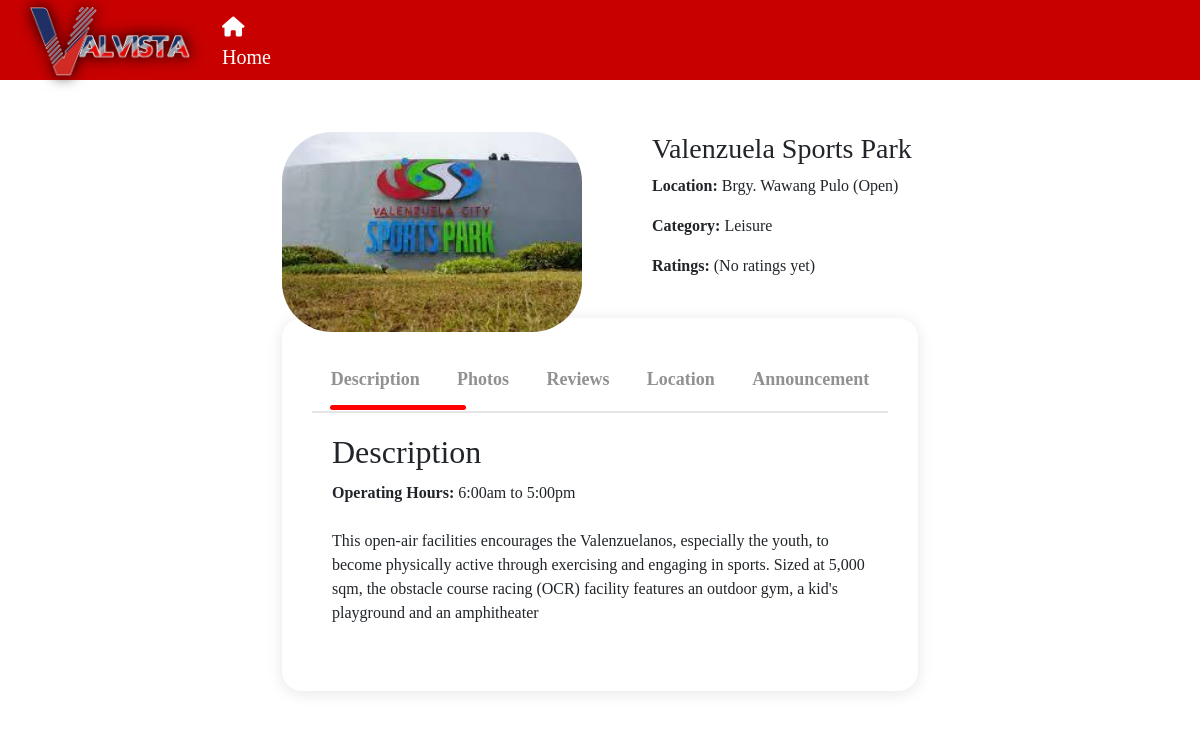
Page /viewplace/5/ on the earlier database version.
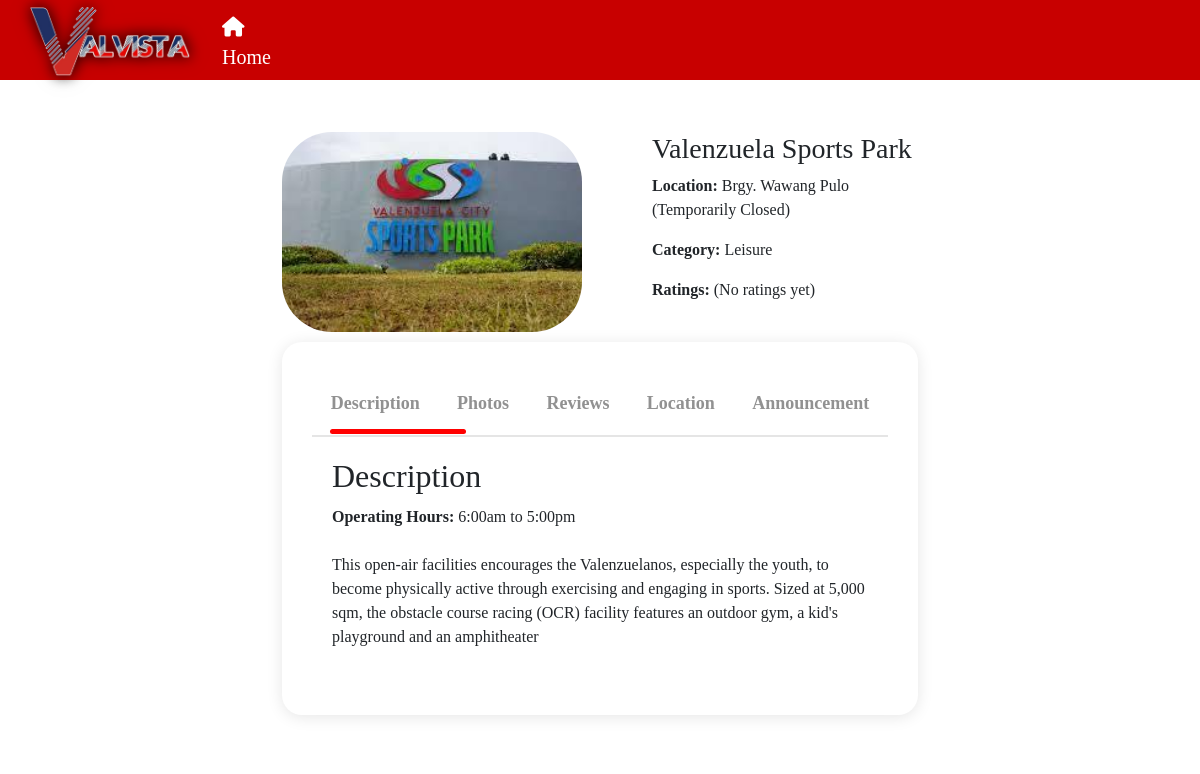
Same page on the later database version.
### website/models.py (models this page shows, shortened)
class Place(models.Model):
        COST_CHOICES = [
        ('0','0'),
        ('1-200','1-200'),
        ('201-500','201-500'),
        ('501+','501+'),
        ]
        STATUS_CHOICES = [
        ('Open','Open'),
        ('Soon to Open','Soon to Open'),
        ('Closed','Closed'),
        ('Temporarily Closed','Temporarily Closed'),
        ('For Renovation','For Renovation'),
        ]
        name = models.CharField (max_length=100)
        location = models.CharField (max_length=100)
        description = models.CharField (max_length=1000)
        categories = models.ManyToManyField('Category', related_name='places')
        time = models.CharField (max_length=20)
        timeclose = models.CharField (max_length=20)
        cost = models.CharField(max_length=100, blank=True,null=True,choices= COST_CHOICES)
        photo = models.ManyToManyField(PlaceMedia,related_name='places',blank=True)
        thumbnail = models.ImageField(upload_to="media")
        archived = models.BooleanField(default=False)
        map = models.CharField(max_length=2000,blank=True,null=True)
        promos = models.ImageField(upload_to="media",blank=True,null=True)
        announcement = models.TextField(max_length=5000, blank=True,null=True)
        status = models.CharField(max_length=100, blank=True,null=True,choices= STATUS_CHOICES)
        lat = models.DecimalField(max_digits=30, decimal_places=20, blank=True, null=True)
        lng = models.DecimalField(max_digits=30, decimal_places=20, blank=True, null=True)

### website/views.py (the view)
# urls.py: path('viewplace/<str:pk>/', views.viewplace, name="viewplace"),
def viewplace(request,pk):
    excluded_groups = ['Business', 'Admin']
    if any(request.user.groups.filter(name=group).exists() for group in excluded_groups):
        return redirect('login')
    else:
        place = get_object_or_404(Place.objects.annotate(
            avg_rating=Avg('ratings__score'), rating_count=Count('ratings')), pk=pk)
        ratings = place.ratings.all()
        context = {
            'place': place,
            'ratings': ratings,
            'avg_rating': place.avg_rating,
            'rating_count': place.rating_count
            }
        return render(request, 'viewplace.html',context)

### website/templates/viewplace.html (shortened to what this page needs)
<!DOCTYPE html>
<html lang="en">
<head>
    <link rel="stylesheet" href="https://cdnjs.cloudflare.com/ajax/libs/font-awesome/6.5.1/css/all.min.css">
    <link rel="stylesheet" href="https://cdnjs.cloudflare.com/ajax/libs/font-awesome/4.7.0/css/font-awesome.min.css">
    <link href="https://cdn.jsdelivr.net/npm/bootstrap@5.0.2/dist/css/bootstrap.min.css" rel="stylesheet"
>
    {% load static %}
	<link rel="stylesheet" href="{% static 'viewmoros.css' %}">
</head>
<nav>
    <div class="logo">
        <a href="{%url 'home' %}"><img class="logo"src ="\media\media\valvista logo.png" alt="logo"></a>
    </div>
    <ul class="nav-links">
        <li><a href="{%url 'home' %}"><i class="fa-solid fa-house"></i> Home</a></li>
    </ul>
        <ul class="nav-links ul-user">
        {% if user.is_authenticated%}
        <li class="no-hover"><a style="color: white;"><i class="fa-solid fa-user"></i> Welcome, <strong> {{request.user}}!</strong></a></li>
        <li><a href="{%url 'logout' %}"><i class="fa-solid fa-right-to-bracket"></i> Logout</a></li>
        {%else%}
        <li><a style="margin-left: 400px;" href="{%url 'login' %}"> Login</a></li>
        {%endif%}
    </ul>
</nav>
	<body>
        <br><br><br><br><br><br><br><br>
<div class="img-container">
    <div class="text">
        <div class="main"><img style= "height: 200px;width: 300px;object-fit: cover;" src="{{place.thumbnail.url}}" alt="Pio Valenzuela"></div>
        <h3 class="h3">{{place.name}}</h3>
        <p><strong>Location:</strong> {{place.location}} ({{place.status}})</p>
        <p><strong>Category:</strong>
            {% for category in place.categories.all %}
                {{ category.name }}{% if not forloop.last %}, {% endif %}
            {% endfor %}
        </p>
              <p><strong>Ratings:</strong>  {% if avg_rating %}
                {{ avg_rating|floatformat:0 }}<i class="fa-solid fa-star" style="color: #FFD43B;"></i> ({{ rating_count }} Reviews)
            {% else %}
                (No ratings yet)
            {% endif %}
        </p>
    </div>
    <div class="container">
        <div class="tab-box">
            <button class="tab-btn active">Description</button>
            <button class="tab-btn">Photos</button>
            <button class="tab-btn">Reviews</button>
            <button class="tab-btn">Location</button>
            <button class="tab-btn">Announcement</button>
            <div class="line"></div>
        </div>
        <div class="content-box">
            <div class="content active">
                <h2>Description</h2>
                <strong>Operating Hours:</strong> {{ place.time }} to {{ place.timeclose }}
                <br><br>
                <p>
                    {{ place.description }}
                </p>
            </div>
        </div>
    </div>
</body>
</html>

Differences in the rows shown:
changed Place "Valenzuela Sports Park": status "Open" → "Temporarily Closed"
